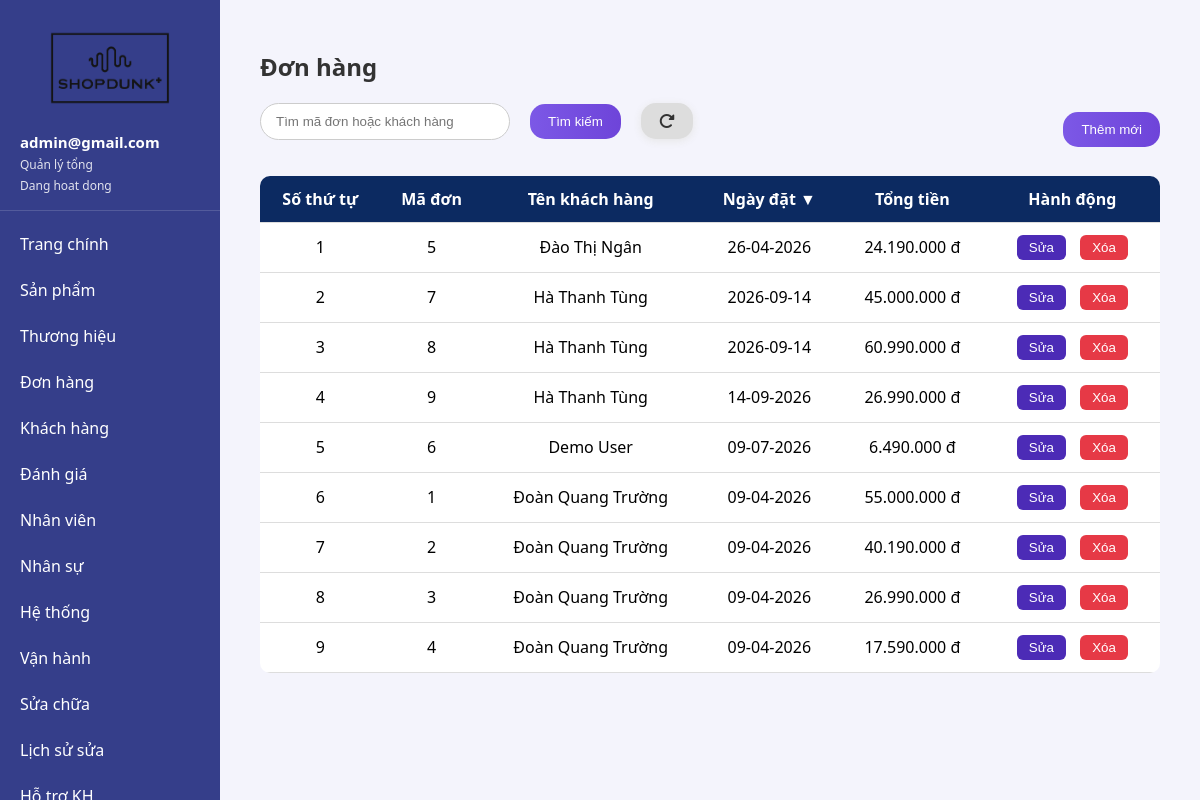
The app's page /admin/order.php (signed in) with its own data.
### tables this page shows
CREATE TABLE `paymentbill` (
  `pb_id` int(11) NOT NULL,
  `pb_date` varchar(20) NOT NULL,
  `customer_id` int(11) DEFAULT NULL,
  `customer_name` varchar(120) NOT NULL,
  `customer_contact_no` varchar(30) DEFAULT NULL,
  `purchase_mobile_imei_no` varchar(50) NOT NULL,
  `purchase_mobile_company` varchar(100) NOT NULL,
  `purchase_mobile_series` varchar(100) NOT NULL,
  `purchase_mobile_model` varchar(100) NOT NULL,
  `purchase_mobile_price` decimal(15,2) NOT NULL DEFAULT 0.00,
  `total_paid_amount` decimal(15,2) NOT NULL DEFAULT 0.00,
  `created_at` timestamp NOT NULL DEFAULT current_timestamp(),
  `status` varchar(50) NOT NULL DEFAULT 'pending'
);

### admin/auth.php (called while the page is built, shortened)
<?php
require_once __DIR__ . '/../config/admin.php';
function get_admin_roles(): array
{
    return [
        'quan_ly_tong' => 'Quản lý tổng',
        'quan_ly' => 'Quản lý',
        'ky_thuat_vien' => 'Kỹ thuật viên',
        'thu_ngan_cskh' => 'Thu ngan - CSKH',
        'nhan_vien_ban_hang' => 'Nhân viên bán hàng',
        'to_truong_ban_hang' => 'Tổ trưởng bán hàng',
    ];
}
function get_permission_matrix(): array
{
    return [
        'quan_ly_tong' => ['*', 'employees_manage'],
        'quan_ly' => ['dashboard', 'products', 'brands', 'reviews', 'orders', 'customers', 'human_resources', 'system_management', 'operations_management', 'reports'],
        'ky_thuat_vien' => ['dashboard', 'reviews', 'repair_management', 'repair_history'],
        'thu_ngan_cskh' => ['dashboard', 'orders', 'customers', 'customer_support', 'invoice_management', 'reports'],
        'nhan_vien_ban_hang' => ['dashboard', 'products', 'orders', 'customers', 'sales_management', 'store_inventory', 'reports'],
        'to_truong_ban_hang' => ['dashboard', 'products', 'orders', 'customers', 'sales_management', 'store_inventory', 'sales_team_management', 'sales_issue_support', 'reports'],
    ];
}
function role_label(?string $role): string
{
    $roles = get_admin_roles();
    return $roles[$role ?? ''] ?? 'Nhan vien';
}
function status_label(?string $status): string
{
    return ($status ?? 'active') === 'blocked' ? 'Da khoa' : 'Dang hoat dong';
}
function admin_has_permission(?string $role, string $permission): bool
{
    $permissions = get_permission_matrix()[$role] ?? [];
    return in_array('*', $permissions, true) || in_array($permission, $permissions, true);
}
function current_admin(): ?array
{
    static $admin = null;
    static $loaded = false;
    if ($loaded) {
        return $admin;
    }
    $loaded = true;
    $username = $_SESSION['username'] ?? '';
    global $conn;
    $stmt = $conn->prepare("SELECT * FROM admin WHERE admin_username = ? LIMIT 1");
    $stmt->bind_param("s", $username);
    $stmt->execute();
    $result = $stmt->get_result();
    $admin = $result ? $result->fetch_assoc() : null;
    return $admin;
}
function require_login(): array
{
    $admin = current_admin();
    return $admin;
}
function require_permission(string $permission): array
{
    $admin = require_login();
    return $admin;
}
?>

### admin/order.php (the view, shortened to what this page needs)
<?php
require_once __DIR__ . '/auth.php';
require_permission('orders');
include __DIR__ . '/sidebar.php';
$search = $_GET['search'] ?? '';
$sort = $_GET['sort'] ?? '';
$sql = "SELECT * FROM paymentbill WHERE 1";
$allowedSorts = ['pb_date_asc', 'pb_date_desc', 'pb_id_asc', 'pb_id_desc'];
if (!in_array($sort, $allowedSorts)) {
    $sort = 'pb_date_desc';
}
switch ($sort) {
    case 'pb_date_desc':
        $sql .= " ORDER BY pb_date DESC";
        break;
}
$result = mysqli_query($conn, $sql);
function sort_icon($field, $currentSort) {
    if (strpos($currentSort, $field) === false) {
        return '';
    }
    if (substr($currentSort, -3) === 'asc') {
        return '▲';
    } else {
        return '▼';
    }
}
function sort_url($field, $currentSort) {
    $baseSort = strpos($currentSort, $field) === 0 ? $currentSort : '';
    return $field . '_asc';
}
?>
<!DOCTYPE html>
<html lang="vi">
<head>
  <link rel="stylesheet" href="https://cdnjs.cloudflare.com/ajax/libs/font-awesome/6.4.2/css/all.min.css">
</head>
<body>
<div class="main-content">
  <h2>Đơn hàng</h2>
  <div class="top-bar">
    <form method="GET" action="order.php" style="display:flex; gap:10px; align-items:center;">
  <input type="text" name="search" placeholder="Tìm mã đơn hoặc khách hàng" value="<?= htmlspecialchars($search) ?>" />
  <button type="submit">Tìm kiếm</button>
  <button type="button" class="btn-reload" title="Làm mới trang" onclick="window.location.href='order.php'">
    <i class="fa fa-rotate-right"></i>
  </button>
</form>
    <div><a href="addorder.php"><button>Thêm mới</button></a></div>
  </div>
  <div class="table-container">
    <table>
      <thead>
        <tr>
          <th>
            <a href="?search=<?=urlencode($search)?>&sort=<?=sort_url('pb_id', $sort)?>">
              Số thứ tự <?=sort_icon('pb_id', $sort)?>
            </a>
          </th>
          <th>
            <a href="?search=<?=urlencode($search)?>&sort=<?=sort_url('pb_id', $sort)?>">
              Mã đơn <?=sort_icon('pb_id', $sort)?>
            </a>
          </th>
          <th>Tên khách hàng</th>
          <th>
            <a href="?search=<?=urlencode($search)?>&sort=<?=sort_url('pb_date', $sort)?>">
              Ngày đặt <?=sort_icon('pb_date', $sort)?>
            </a>
          </th>
          <th>Tổng tiền</th>
          <th>Hành động</th>
        </tr>
      </thead>
      <tbody>
        <?php
        $i = 1;
        if (mysqli_num_rows($result) == 0) {
            echo "<tr><td colspan='6'>Không có đơn hàng nào</td></tr>";
        } else {
            while ($row = mysqli_fetch_assoc($result)) {
                echo "<tr>
                  <td>{$i}</td>
                  <td>" . htmlspecialchars($row['pb_id']) . "</td>
                  <td>" . htmlspecialchars($row['customer_name']) . "</td>
                  <td>" . htmlspecialchars($row['pb_date']) . "</td>
                  <td>" . number_format($row['total_paid_amount'], 0, ',', '.') . " đ</td>
                  <td class='action-buttons'>
                    <a href='editorder.php?id=" . urlencode($row['pb_id']) . "'><button>Sửa</button></a>
                    <a href='deleteorder.php?id=" . urlencode($row['pb_id']) . "' onclick=\"return confirm('Bạn có chắc muốn xóa không?');\"><button style='background:#e63946;'>Xóa</button></a>
                  </td>
                </tr>";
                $i++;
            }
        }
        ?>
      </tbody>
    </table>
  </div>
</div>
</body>
</html>

### admin/sidebar.php (shortened to what this page needs)
<?php
require_once __DIR__ . '/auth.php';
$sidebarAdmin = current_admin();
$role = $sidebarAdmin['admin_role'] ?? null;
$menuItems = [
    ['permission' => 'dashboard', 'href' => 'admin.php', 'label' => 'Trang chính'],
    ['permission' => 'products', 'href' => 'product.php', 'label' => 'Sản phẩm'],
    ['permission' => 'brands', 'href' => 'brand.php', 'label' => 'Thương hiệu'],
    ['permission' => 'orders', 'href' => 'order.php', 'label' => 'Đơn hàng'],
    ['permission' => 'customers', 'href' => 'customer.php', 'label' => 'Khách hàng'],
    ['permission' => 'reviews', 'href' => 'reviews.php', 'label' => 'Đánh giá'],
    ['permission' => 'employees_manage', 'href' => 'employees.php', 'label' => 'Nhân viên'],
    ['permission' => 'human_resources', 'href' => 'human_resources.php', 'label' => 'Nhân sự'],
    ['permission' => 'system_management', 'href' => 'system_management.php', 'label' => 'Hệ thống'],
    ['permission' => 'operations_management', 'href' => 'operations_management.php', 'label' => 'Vận hành'],
    ['permission' => 'repair_management', 'href' => 'repair_management.php', 'label' => 'Sửa chữa'],
    ['permission' => 'repair_history', 'href' => 'repair_history.php', 'label' => 'Lịch sử sửa'],
    ['permission' => 'customer_support', 'href' => 'customer_support.php', 'label' => 'Hỗ trợ KH'],
    ['permission' => 'invoice_management', 'href' => 'invoice_management.php', 'label' => 'Hóa đơn'],
    ['permission' => 'sales_management', 'href' => 'sales_management.php', 'label' => 'Bán hàng'],
    ['permission' => 'reports', 'href' => 'reports.php', 'label' => 'Báo cáo thống kê'],
    ['permission' => 'store_inventory', 'href' => 'store_inventory.php', 'label' => 'Tồn kho'],
    ['permission' => 'sales_team_management', 'href' => 'sales_team_management.php', 'label' => 'Đội bán hàng'],
    ['permission' => 'sales_issue_support', 'href' => 'sales_issue_support.php', 'label' => 'Sự cố bán hàng'],
];
?>
<div style="width:220px;background:#353E8A;color:#fff;min-height:100vh;position:fixed;overflow-y:auto;">
  <div style="padding:18px 20px 14px;">
    <a href="admin.php" style="display:block;text-decoration:none;">
      <img src="../images/logoshopdunk.png" alt="ShopDunk Logo" style="width:100%;max-width:160px;height:auto;display:block;margin:0 auto;">
    </a>
  </div>
  <?php if ($sidebarAdmin): ?>
    <div style="padding:0 20px 16px;border-bottom:1px solid rgba(255,255,255,0.15);margin-bottom:10px;">
      <div style="font-size:15px;font-weight:700;"><?= htmlspecialchars($sidebarAdmin['admin_full_name'] ?: $sidebarAdmin['admin_username']) ?></div>
      <div style="font-size:12px;opacity:.85;margin-top:4px;"><?= htmlspecialchars(role_label($role)) ?></div>
      <div style="font-size:12px;opacity:.85;margin-top:4px;"><?= htmlspecialchars(status_label($sidebarAdmin['admin_status'] ?? null)) ?></div>
    </div>
  <?php endif; ?>
  <ul style="list-style:none;padding:0;margin:0;">
    <?php foreach ($menuItems as $item): ?>
      <?php if ($sidebarAdmin && admin_has_permission($role, $item['permission'])): ?>
        <li>
          <a href="<?= htmlspecialchars($item['href']) ?>" style="display:block;padding:12px 20px;color:#fff;text-decoration:none;"><?= htmlspecialchars($item['label']) ?></a>
        </li>
      <?php endif; ?>
    <?php endforeach; ?>
  </ul>
</div>
<?php return; ?>

### admin/order.php (style rules this page uses)
body { margin: 0; font-family: system-ui, sans-serif; background: #f4f4fc; }
.main-content { margin-inline-start: 220px; padding: 30px 40px; }
h2 { color: #333; }
.top-bar { display: flex; justify-content: space-between; align-items: center; margin-block-end: 20px; }
.top-bar input[type="text"] { padding: 10px 15px; border-radius: 20px; border: 1px solid #ccc; inline-size: 250px; }
.top-bar button { padding: 10px 18px; border-radius: 15px; border: none; background: linear-gradient(to right, #7c58e6, #6e44d9); color: white; cursor: pointer; margin-inline-start: 10px; }
.table-container { background: white; border-radius: 10px; overflow: hidden; }
table { inline-size: 100%; border-collapse: collapse; text-align: center; }
thead { background: #0c2a61; color: white; }
th, td { padding: 12px; border-block-end: 1px solid #ddd; cursor: pointer; user-select: none; }
th a { color: white; text-decoration: none; }
.action-buttons a button { margin: 0 5px; padding: 5px 12px; border-radius: 6px; border: none; background: #4c2bb6; color: white; cursor: pointer; }
.btn-reload { background: #ddd !important; color:#333 !important; border: none; border-radius: 15px; padding: 10px 18px; margin-inline-start:4px; cursor: pointer; display: flex; align-items: center; gap: 6px; font-weight: 500; font-size: 1rem; box-shadow: 0 2px 8px #e6e6e6; transition: background .15s; }

### records on screen
paymentbill: pb_id "5", customer_name "Đào Thị Ngân", pb_date "26-04-2026", total_paid_amount "24.190.000"
paymentbill: pb_id "7", customer_name "Hà Thanh Tùng", pb_date "2026-09-14", total_paid_amount "45.000.000"
paymentbill: pb_id "8", customer_name "Hà Thanh Tùng", pb_date "2026-09-14", total_paid_amount "60.990.000"
paymentbill: pb_id "9", customer_name "Hà Thanh Tùng", pb_date "14-09-2026", total_paid_amount "26.990.000"
paymentbill: pb_id "6", customer_name "Demo User", pb_date "09-07-2026", total_paid_amount "6.490.000"
paymentbill: pb_id "1", customer_name "Đoàn Quang Trường", pb_date "09-04-2026", total_paid_amount "55.000.000"
paymentbill: pb_id "2", customer_name "Đoàn Quang Trường", pb_date "09-04-2026", total_paid_amount "40.190.000"
paymentbill: pb_id "3", customer_name "Đoàn Quang Trường", pb_date "09-04-2026", total_paid_amount "26.990.000"
paymentbill: pb_id "4", customer_name "Đoàn Quang Trường", pb_date "09-04-2026", total_paid_amount "17.590.000"

### other values on screen
$sidebarAdmin['admin_full_name'] ?: $sidebarAdmin['admin_username'] "admin@gmail.com"
role_label($role) "Quản lý tổng"
status_label($sidebarAdmin['admin_status'] ?? null) "Dang hoat dong"
$item['label'] "Trang chính"
$item['label'] "Sản phẩm"
$item['label'] "Thương hiệu"
$item['label'] "Đơn hàng"
$item['label'] "Khách hàng"
$item['label'] "Đánh giá"
$item['label'] "Nhân viên"
$item['label'] "Nhân sự"
$item['label'] "Hệ thống"
$item['label'] "Vận hành"
$item['label'] "Sửa chữa"
$item['label'] "Lịch sử sửa"
